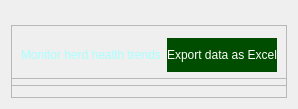
                         <widget class="QWidget" name="diseaseTracking">
                          <attribute name="title">
                           <string>Disease Tracking</string>
                          </attribute>
                          <layout class="QGridLayout" name="gridLayout_39">
                           <item row="1" column="0">
                            <widget class="QFrame" name="frame_34">
                             <property name="frameShape">
                              <enum>QFrame::StyledPanel</enum>
                             </property>
                             <property name="frameShadow">
                              <enum>QFrame::Raised</enum>
                             </property>
                             <layout class="QGridLayout" name="gridLayout_41">
                              <item row="2" column="0">
                               <layout class="QVBoxLayout" name="plotCard"/>
                              </item>
                             </layout>
                            </widget>
                           </item>
                           <item row="0" column="0">
                            <widget class="QFrame" name="frame_35">
                             <property name="minimumSize">
                              <size>
                               <width>0</width>
                               <height>61</height>
                              </size>
                             </property>
                             <property name="maximumSize">
                              <size>
                               <width>16777215</width>
                               <height>33</height>
                              </size>
                             </property>
                             <property name="frameShape">
                              <enum>QFrame::StyledPanel</enum>
                             </property>
                             <property name="frameShadow">
                              <enum>QFrame::Raised</enum>
                             </property>
                             <layout class="QGridLayout" name="gridLayout_40">
                              <item row="0" column="0">
                               <widget class="QLabel" name="label_59">
                                <property name="styleSheet">
                                 <string notr="true">color: rgb(170, 255, 255)</string>
                                </property>
                                <property name="text">
                                 <string>Monitor herd health trends</string>
                                </property>
                               </widget>
                              </item>
                              <item row="0" column="1">
                               <widget class="QPushButton" name="pushButton_10">
                                <property name="cursor">
                                 <cursorShape>PointingHandCursor</cursorShape>
                                </property>
                                <property name="styleSheet">
                                 <string notr="true">QPushButton{
	border: none;
	background-color: #004d00;
	padding-top: 10px;
	padding-bottom: 10px;
	color: #fff;
}

QPushButton::hover{
	background-color: #009900;
}</string>
                                </property>
                                <property name="text">
                                 <string>Export data as Excel</string>
                                </property>
                                <property name="icon">
                                 <iconset resource="../resource_files/resources.qrc">
                                  <normaloff>:/icons_svg/images/icons-svg/icons8_microsoft_excel.svg</normaloff>:/icons_svg/images/icons-svg/icons8_microsoft_excel.svg</iconset>
                                </property>
                                <property name="iconSize">
                                 <size>
                                  <width>20</width>
                                  <height>20</height>
                                 </size>
                                </property>
                               </widget>
                              </item>
                             </layout>
                            </widget>
                           </item>
                          </layout>
                         </widget>
